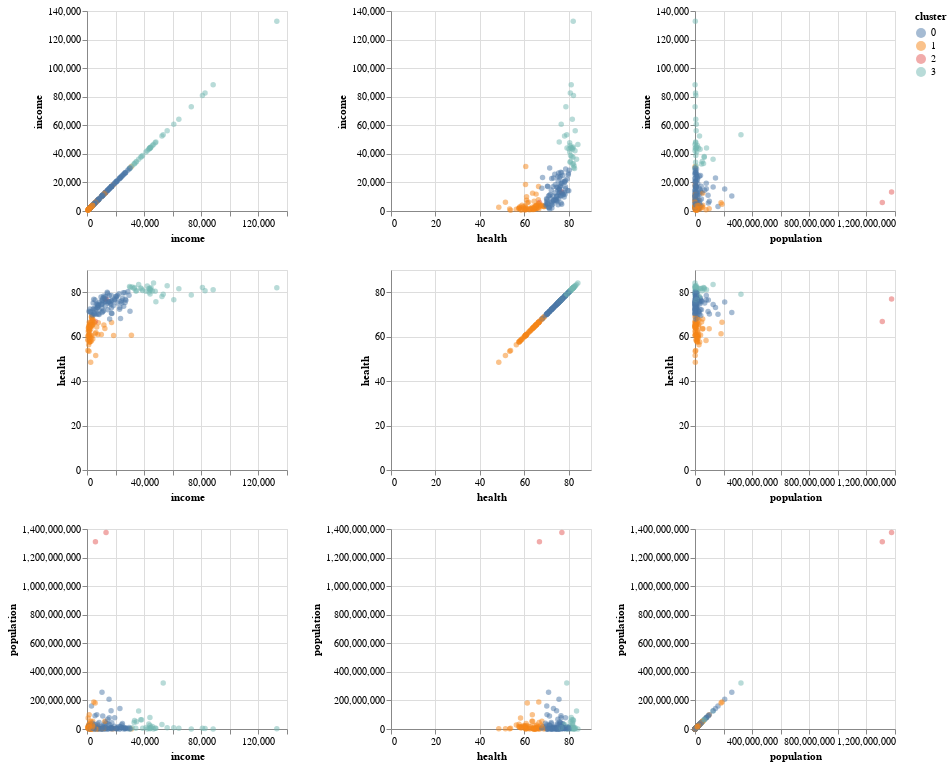

This figure's notebook cell:
### Code cell
alt.Chart(gapminder).mark_circle(opacity=0.5).encode(
    alt.X(alt.repeat("column"), type='quantitative'),
    alt.Y(alt.repeat("row"), type='quantitative'),
    color = "cluster:N"
).properties(
    width=200,
    height=200
).repeat(
    row=['income', 'health', 'population'],
    column=['income','health','population']
)

### Figure 1 — Vega-Lite specification as saved in the notebook (floating-point values rounded to 4 significant figures; data arrays with more than 128 entries replaced by an {"elided": "..."} marker saying what was removed)
{"$schema": "https://vega.github.io/schema/vega-lite/v3.4.0.json", "config": {"background": "white", "mark": {"tooltip": null}, "view": {"height": 300, "width": 400}}, "datasets": {"data-ac81a2058f0b92f9e269b7041a383582": {"elided": "187 records"}}, "repeat": {"column": ["income", "health", "population"], "row": ["income", "health", "population"]}, "spec": {"data": {"name": "data-ac81a2058f0b92f9e269b7041a383582"}, "encoding": {"color": {"field": "cluster", "type": "nominal"}, "x": {"field": {"repeat": "column"}, "type": "quantitative"}, "y": {"field": {"repeat": "row"}, "type": "quantitative"}}, "height": 200, "mark": {"opacity": 0.5, "type": "circle"}, "width": 200}}
